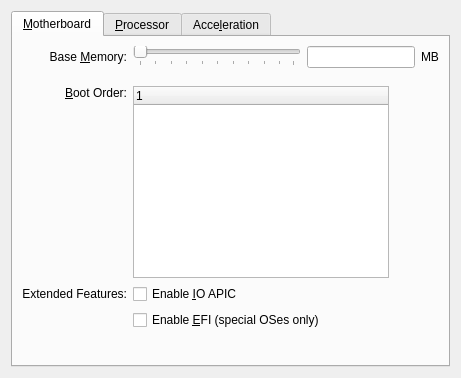
<?xml version="1.0" encoding="UTF-8"?>
<ui version="4.0">
 <comment>
 VBox frontends: Qt4 GUI (&quot;VirtualBox&quot;):

 Copyright (C) 2008 Sun Microsystems, Inc.

 This file is part of VirtualBox Open Source Edition (OSE), as
 available from http://www.virtualbox.org. This file is free software;
 you can redistribute it and/or modify it under the terms of the GNU
 General Public License (GPL) as published by the Free Software
 Foundation, in version 2 as it comes in the "COPYING" file of the
 VirtualBox OSE distribution. VirtualBox OSE is distributed in the
 hope that it will be useful, but WITHOUT ANY WARRANTY of any kind.

 Please contact Sun Microsystems, Inc., 4150 Network Circle, Santa
 Clara, CA 95054 USA or visit http://www.sun.com if you need
 additional information or have any questions.
 </comment>
 <class>VBoxVMSettingsSystem</class>
 <widget class="QWidget" name="VBoxVMSettingsSystem">
  <property name="geometry">
   <rect>
    <x>0</x>
    <y>0</y>
    <width>461</width>
    <height>378</height>
   </rect>
  </property>
  <layout class="QVBoxLayout" name="mLtMain">
   <item>
    <widget class="QTabWidget" name="mTwSystem">
     <property name="currentIndex">
      <number>0</number>
     </property>
     <widget class="QWidget" name="mTabMotherboard">
      <attribute name="title">
       <string>&amp;Motherboard</string>
      </attribute>
      <layout class="QGridLayout" name="mLtMotherboard">
       <item row="0" column="0">
        <widget class="QLabel" name="mLbMemory">
         <property name="sizePolicy">
          <sizepolicy hsizetype="Minimum" vsizetype="Fixed">
           <horstretch>0</horstretch>
           <verstretch>0</verstretch>
          </sizepolicy>
         </property>
         <property name="text">
          <string>Base &amp;Memory:</string>
         </property>
         <property name="alignment">
          <set>Qt::AlignRight|Qt::AlignTrailing|Qt::AlignVCenter</set>
         </property>
         <property name="buddy">
          <cstring>mLeMemory</cstring>
         </property>
        </widget>
       </item>
       <item row="0" column="1" rowspan="2">
        <layout class="QVBoxLayout" name="mLtMemorySlider">
         <property name="spacing">
          <number>0</number>
         </property>
         <item>
          <widget class="VBoxGuestRAMSlider" name="mSlMemory">
           <property name="whatsThis">
            <string>Controls the amount of memory provided to the virtual machine. If you assign too much, the machine might not start.</string>
           </property>
           <property name="orientation">
            <enum>Qt::Horizontal</enum>
           </property>
           <property name="tickPosition">
            <enum>QSlider::TicksBelow</enum>
           </property>
          </widget>
         </item>
         <item>
          <layout class="QHBoxLayout" name="mLtMemoryLegend">
           <property name="spacing">
            <number>0</number>
           </property>
           <item>
            <widget class="QLabel" name="mLbMemoryMin">
             <property name="sizePolicy">
              <sizepolicy hsizetype="Fixed" vsizetype="Fixed">
               <horstretch>0</horstretch>
               <verstretch>0</verstretch>
              </sizepolicy>
             </property>
            </widget>
           </item>
           <item>
            <spacer name="mSpHor1">
             <property name="orientation">
              <enum>Qt::Horizontal</enum>
             </property>
             <property name="sizeHint" stdset="0">
              <size>
               <width>0</width>
               <height>0</height>
              </size>
             </property>
            </spacer>
           </item>
           <item>
            <widget class="QLabel" name="mLbMemoryMax">
             <property name="sizePolicy">
              <sizepolicy hsizetype="Fixed" vsizetype="Fixed">
               <horstretch>0</horstretch>
               <verstretch>0</verstretch>
              </sizepolicy>
             </property>
             <property name="alignment">
              <set>Qt::AlignRight|Qt::AlignTrailing|Qt::AlignVCenter</set>
             </property>
            </widget>
           </item>
          </layout>
         </item>
        </layout>
       </item>
       <item row="0" column="2">
        <layout class="QHBoxLayout" name="mLtMemoryUnits">
         <item>
          <widget class="QILineEdit" name="mLeMemory">
           <property name="sizePolicy">
            <sizepolicy hsizetype="Minimum" vsizetype="Fixed">
             <horstretch>0</horstretch>
             <verstretch>0</verstretch>
            </sizepolicy>
           </property>
           <property name="whatsThis">
            <string>Controls the amount of memory provided to the virtual machine. If you assign too much, the machine might not start.</string>
           </property>
          </widget>
         </item>
         <item>
          <widget class="QLabel" name="mLbMemoryUnit">
           <property name="sizePolicy">
            <sizepolicy hsizetype="Fixed" vsizetype="Fixed">
             <horstretch>0</horstretch>
             <verstretch>0</verstretch>
            </sizepolicy>
           </property>
           <property name="text">
            <string>MB</string>
           </property>
          </widget>
         </item>
        </layout>
       </item>
       <item row="2" column="0">
        <widget class="QLabel" name="mLbBootOrder">
         <property name="sizePolicy">
          <sizepolicy hsizetype="Minimum" vsizetype="Fixed">
           <horstretch>0</horstretch>
           <verstretch>0</verstretch>
          </sizepolicy>
         </property>
         <property name="text">
          <string>&amp;Boot Order:</string>
         </property>
         <property name="alignment">
          <set>Qt::AlignRight|Qt::AlignTrailing|Qt::AlignVCenter</set>
         </property>
         <property name="buddy">
          <cstring>mTwBootOrder</cstring>
         </property>
        </widget>
       </item>
       <item row="2" column="1" rowspan="2" colspan="2">
        <layout class="QHBoxLayout" name="mLtBootOrder">
         <property name="spacing">
          <number>1</number>
         </property>
         <item>
          <widget class="VBoxBootTable" name="mTwBootOrder">
           <property name="sizePolicy">
            <sizepolicy hsizetype="Fixed" vsizetype="Fixed">
             <horstretch>0</horstretch>
             <verstretch>0</verstretch>
            </sizepolicy>
           </property>
           <property name="whatsThis">
            <string>Defines the boot device order. Use the checkboxes on the left to enable or disable individual boot devices. Move items up and down to change the device order.</string>
           </property>
           <property name="verticalScrollBarPolicy">
            <enum>Qt::ScrollBarAlwaysOff</enum>
           </property>
           <property name="horizontalScrollBarPolicy">
            <enum>Qt::ScrollBarAlwaysOff</enum>
           </property>
           <property name="alternatingRowColors">
            <bool>true</bool>
           </property>
           <property name="rootIsDecorated">
            <bool>false</bool>
           </property>
           <property name="uniformRowHeights">
            <bool>true</bool>
           </property>
           <column>
            <property name="text">
             <string/>
            </property>
           </column>
          </widget>
         </item>
         <item>
          <layout class="QVBoxLayout" name="mLtBootOrderButtons">
           <property name="spacing">
            <number>0</number>
           </property>
           <item>
            <widget class="QIToolButton" name="mTbBootItemUp">
             <property name="enabled">
              <bool>false</bool>
             </property>
             <property name="focusPolicy">
              <enum>Qt::StrongFocus</enum>
             </property>
             <property name="toolTip">
              <string>Move Up (Ctrl-Up)</string>
             </property>
             <property name="whatsThis">
              <string>Moves the selected boot device up.</string>
             </property>
             <property name="text">
              <string/>
             </property>
             <property name="icon">
              <iconset>
               <normaloff>../images/list_moveup_16px.png</normaloff>../images/list_moveup_16px.png</iconset>
             </property>
             <property name="autoRaise">
              <bool>true</bool>
             </property>
            </widget>
           </item>
           <item>
            <widget class="QIToolButton" name="mTbBootItemDown">
             <property name="enabled">
              <bool>false</bool>
             </property>
             <property name="focusPolicy">
              <enum>Qt::StrongFocus</enum>
             </property>
             <property name="toolTip">
              <string>Move Down (Ctrl-Down)</string>
             </property>
             <property name="whatsThis">
              <string>Moves the selected boot device down.</string>
             </property>
             <property name="text">
              <string/>
             </property>
             <property name="icon">
              <iconset>
               <normaloff>../images/list_movedown_16px.png</normaloff>../images/list_movedown_16px.png</iconset>
             </property>
             <property name="autoRaise">
              <bool>true</bool>
             </property>
            </widget>
           </item>
           <item>
            <spacer name="mSpVer2">
             <property name="orientation">
              <enum>Qt::Vertical</enum>
             </property>
             <property name="sizeHint" stdset="0">
              <size>
               <width>0</width>
               <height>0</height>
              </size>
             </property>
            </spacer>
           </item>
          </layout>
         </item>
         <item>
          <spacer name="mSpHor2">
           <property name="orientation">
            <enum>Qt::Horizontal</enum>
           </property>
           <property name="sizeHint" stdset="0">
            <size>
             <width>0</width>
             <height>0</height>
            </size>
           </property>
          </spacer>
         </item>
        </layout>
       </item>
       <item row="4" column="0">
        <widget class="QLabel" name="mLbMotherboardExtended">
         <property name="sizePolicy">
          <sizepolicy hsizetype="Minimum" vsizetype="Fixed">
           <horstretch>0</horstretch>
           <verstretch>0</verstretch>
          </sizepolicy>
         </property>
         <property name="text">
          <string>Extended Features:</string>
         </property>
         <property name="alignment">
          <set>Qt::AlignRight|Qt::AlignTrailing|Qt::AlignVCenter</set>
         </property>
        </widget>
       </item>
       <item row="4" column="1" colspan="2">
        <widget class="QCheckBox" name="mCbApic">
         <property name="sizePolicy">
          <sizepolicy hsizetype="Expanding" vsizetype="Fixed">
           <horstretch>0</horstretch>
           <verstretch>0</verstretch>
          </sizepolicy>
         </property>
         <property name="whatsThis">
          <string>When checked, the virtual machine will support the Input Output APIC (IO APIC), which may slightly decrease performance. &lt;b&gt;Note:&lt;/b&gt; don't disable this feature after having installed a Windows guest operating system!</string>
         </property>
         <property name="text">
          <string>Enable &amp;IO APIC</string>
         </property>
        </widget>
       </item>
       <item row="5" column="1" colspan="2">
        <widget class="QCheckBox" name="mCbEFI">
         <property name="sizePolicy">
          <sizepolicy hsizetype="Expanding" vsizetype="Fixed">
           <horstretch>0</horstretch>
           <verstretch>0</verstretch>
          </sizepolicy>
         </property>
         <property name="whatsThis">
          <string>When checked, the guest will support the Extended Firmware Interface (EFI), which is required to boot certain guest OSes. Non-EFI aware OSes will not be able to boot if this option is activated.</string>
         </property>
         <property name="text">
          <string>Enable &amp;EFI (special OSes only)</string>
         </property>
        </widget>
       </item>
       <item row="6" column="0" colspan="3">
        <spacer name="mSpVer1">
         <property name="orientation">
          <enum>Qt::Vertical</enum>
         </property>
         <property name="sizeHint" stdset="0">
          <size>
           <width>0</width>
           <height>0</height>
          </size>
         </property>
        </spacer>
       </item>
      </layout>
     </widget>
     <widget class="QWidget" name="mTabProcessor">
      <attribute name="title">
       <string>&amp;Processor</string>
      </attribute>
      <layout class="QGridLayout" name="mLtProcessor">
       <item row="0" column="0">
        <widget class="QLabel" name="mLbCPU">
         <property name="sizePolicy">
          <sizepolicy hsizetype="Minimum" vsizetype="Fixed">
           <horstretch>0</horstretch>
           <verstretch>0</verstretch>
          </sizepolicy>
         </property>
         <property name="text">
          <string>&amp;Processor(s):</string>
         </property>
         <property name="alignment">
          <set>Qt::AlignRight|Qt::AlignTrailing|Qt::AlignVCenter</set>
         </property>
         <property name="buddy">
          <cstring>mLeCPU</cstring>
         </property>
        </widget>
       </item>
       <item row="0" column="1" rowspan="2">
        <layout class="QVBoxLayout" name="mLtCPUSlider">
         <property name="spacing">
          <number>0</number>
         </property>
         <item>
          <widget class="QIAdvancedSlider" name="mSlCPU">
           <property name="whatsThis">
            <string>Controls the number of virtual CPUs in the virtual machine. You need hardware virtualization support on your host system to use more than one virtual CPU.</string>
           </property>
           <property name="maximum">
            <number>4096</number>
           </property>
           <property name="singleStep">
            <number>200</number>
           </property>
           <property name="value">
            <number>512</number>
           </property>
           <property name="orientation">
            <enum>Qt::Horizontal</enum>
           </property>
           <property name="tickPosition">
            <enum>QSlider::TicksBelow</enum>
           </property>
          </widget>
         </item>
         <item>
          <layout class="QHBoxLayout" name="mLtCPULegend">
           <property name="spacing">
            <number>0</number>
           </property>
           <item>
            <widget class="QLabel" name="mLbCPUMin">
             <property name="sizePolicy">
              <sizepolicy hsizetype="Fixed" vsizetype="Fixed">
               <horstretch>0</horstretch>
               <verstretch>0</verstretch>
              </sizepolicy>
             </property>
            </widget>
           </item>
           <item>
            <spacer name="mSpHor4">
             <property name="orientation">
              <enum>Qt::Horizontal</enum>
             </property>
             <property name="sizeHint" stdset="0">
              <size>
               <width>0</width>
               <height>0</height>
              </size>
             </property>
            </spacer>
           </item>
           <item>
            <widget class="QLabel" name="mLbCPUMax">
             <property name="sizePolicy">
              <sizepolicy hsizetype="Fixed" vsizetype="Fixed">
               <horstretch>0</horstretch>
               <verstretch>0</verstretch>
              </sizepolicy>
             </property>
             <property name="alignment">
              <set>Qt::AlignRight|Qt::AlignTrailing|Qt::AlignVCenter</set>
             </property>
            </widget>
           </item>
          </layout>
         </item>
        </layout>
       </item>
       <item row="0" column="2">
        <widget class="QILineEdit" name="mLeCPU">
         <property name="sizePolicy">
          <sizepolicy hsizetype="Minimum" vsizetype="Fixed">
           <horstretch>0</horstretch>
           <verstretch>0</verstretch>
          </sizepolicy>
         </property>
         <property name="whatsThis">
          <string>Controls the number of virtual CPUs in the virtual machine. You need hardware virtualization support on your host system to use more than one virtual CPU.</string>
         </property>
        </widget>
       </item>
       <item row="2" column="0">
        <widget class="QLabel" name="mLbProcessorExtended">
         <property name="text">
          <string>Extended Features:</string>
         </property>
         <property name="alignment">
          <set>Qt::AlignRight|Qt::AlignTrailing|Qt::AlignVCenter</set>
         </property>
        </widget>
       </item>
       <item row="2" column="1" colspan="2">
        <widget class="QCheckBox" name="mCbPae">
         <property name="sizePolicy">
          <sizepolicy hsizetype="MinimumExpanding" vsizetype="Fixed">
           <horstretch>0</horstretch>
           <verstretch>0</verstretch>
          </sizepolicy>
         </property>
         <property name="whatsThis">
          <string>When checked, the Physical Address Extension (PAE) feature of the host CPU will be exposed to the virtual machine.</string>
         </property>
         <property name="text">
          <string>Enable PA&amp;E/NX</string>
         </property>
        </widget>
       </item>
       <item row="3" column="0" colspan="3">
        <spacer name="mSpVer3">
         <property name="orientation">
          <enum>Qt::Vertical</enum>
         </property>
         <property name="sizeHint" stdset="0">
          <size>
           <width>0</width>
           <height>0</height>
          </size>
         </property>
        </spacer>
       </item>
      </layout>
     </widget>
     <widget class="QWidget" name="mTabAcceleration">
      <attribute name="title">
       <string>Acce&amp;leration</string>
      </attribute>
      <layout class="QGridLayout" name="mLtAcceleration">
       <item row="0" column="0">
        <widget class="QLabel" name="mLbVirt">
         <property name="text">
          <string>Hardware Virtualization:</string>
         </property>
        </widget>
       </item>
       <item row="0" column="1">
        <widget class="QCheckBox" name="mCbVirt">
         <property name="sizePolicy">
          <sizepolicy hsizetype="MinimumExpanding" vsizetype="Fixed">
           <horstretch>0</horstretch>
           <verstretch>0</verstretch>
          </sizepolicy>
         </property>
         <property name="whatsThis">
          <string>When checked, the virtual machine will try to make use of the host CPU's hardware virtualization extensions such as Intel VT-x and AMD-V.</string>
         </property>
         <property name="text">
          <string>Enable &amp;VT-x/AMD-V</string>
         </property>
         <property name="checked">
          <bool>true</bool>
         </property>
        </widget>
       </item>
       <item row="1" column="1">
        <widget class="QCheckBox" name="mCbNestedPaging">
         <property name="sizePolicy">
          <sizepolicy hsizetype="MinimumExpanding" vsizetype="Fixed">
           <horstretch>0</horstretch>
           <verstretch>0</verstretch>
          </sizepolicy>
         </property>
         <property name="whatsThis">
          <string>When checked, the virtual machine will try to make use of the nested paging extension of Intel VT-x and AMD-V.</string>
         </property>
         <property name="text">
          <string>Enable Nested Pa&amp;ging</string>
         </property>
         <property name="checked">
          <bool>true</bool>
         </property>
        </widget>
       </item>
       <item row="2" column="0" colspan="2">
        <spacer name="verticalSpacer">
         <property name="orientation">
          <enum>Qt::Vertical</enum>
         </property>
         <property name="sizeHint" stdset="0">
          <size>
           <width>20</width>
           <height>40</height>
          </size>
         </property>
        </spacer>
       </item>
      </layout>
     </widget>
    </widget>
   </item>
  </layout>
 </widget>
 <customwidgets>
  <customwidget>
   <class>VBoxBootTable</class>
   <extends>QTreeWidget</extends>
   <header>VBoxBootTable.h</header>
  </customwidget>
  <customwidget>
   <class>QILineEdit</class>
   <extends>QLineEdit</extends>
   <header>QILineEdit.h</header>
  </customwidget>
  <customwidget>
   <class>QIAdvancedSlider</class>
   <extends>QSlider</extends>
   <header>QIAdvancedSlider.h</header>
  </customwidget>
  <customwidget>
   <class>VBoxGuestRAMSlider</class>
   <extends>QIAdvancedSlider</extends>
   <header>VBoxGuestRAMSlider.h</header>
  </customwidget>
  <customwidget>
   <class>QIToolButton</class>
   <extends>QToolButton</extends>
   <header>QIToolButton.h</header>
  </customwidget>
 </customwidgets>
 <resources/>
 <connections>
  <connection>
   <sender>mCbVirt</sender>
   <signal>toggled(bool)</signal>
   <receiver>mCbNestedPaging</receiver>
   <slot>setEnabled(bool)</slot>
   <hints>
    <hint type="sourcelabel">
     <x>195</x>
     <y>50</y>
    </hint>
    <hint type="destinationlabel">
     <x>196</x>
     <y>72</y>
    </hint>
   </hints>
  </connection>
 </connections>
</ui>
